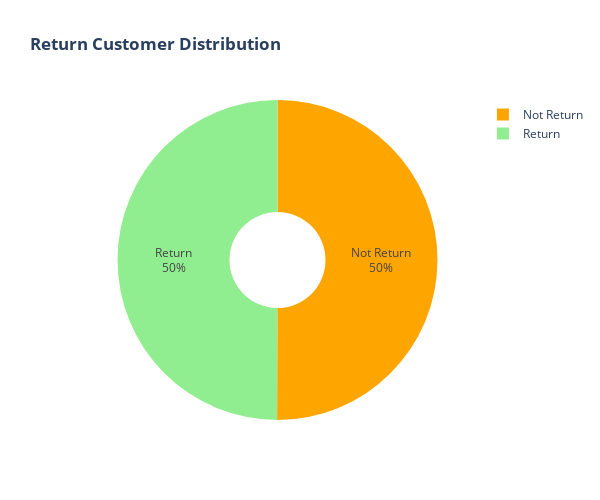

Source (notebook cell):
### Markdown cell above
#### Q4: How many customers are classified as return customers?

### Code cell
return_counts = df['Return Customer'].value_counts()
return_df=return_counts.reset_index()
return_df.columns=['Return Status','Count']
return_df['Return Status']= return_df['Return Status'].map({True:'Return',False:'Not Return'})
colors=['orange','lightgreen']
fig =px.pie(
    return_df,
    names="Return Status",
    values='Count',
    title='<b>Return Customer Distribution</b>',
   color_discrete_sequence=colors,
   hole=0.3
)
fig.update_layout(
    height=500,
    width=600
)
fig.update_traces(textinfo='percent+label')
fig.show()

### Figure 1 — Plotly figure (JSON) as saved in the notebook; plotly's stock layout.template omitted (floating-point values rounded to 4 significant figures)
{"data": [{"domain": {"x": [0, 1], "y": [0, 1]}, "hole": 0.3, "hovertemplate": "Return Status=%{label}<br>Count=%{value}<extra></extra>", "labels": ["Not Return", "Return"], "legendgroup": "", "name": "", "showlegend": true, "textinfo": "percent+label", "type": "pie", "values": [5004, 4996]}], "layout": {"height": 500, "legend": {"tracegroupgap": 0}, "piecolorway": ["orange", "lightgreen"], "title": {"text": "<b>Return Customer Distribution</b>"}, "width": 600}}
